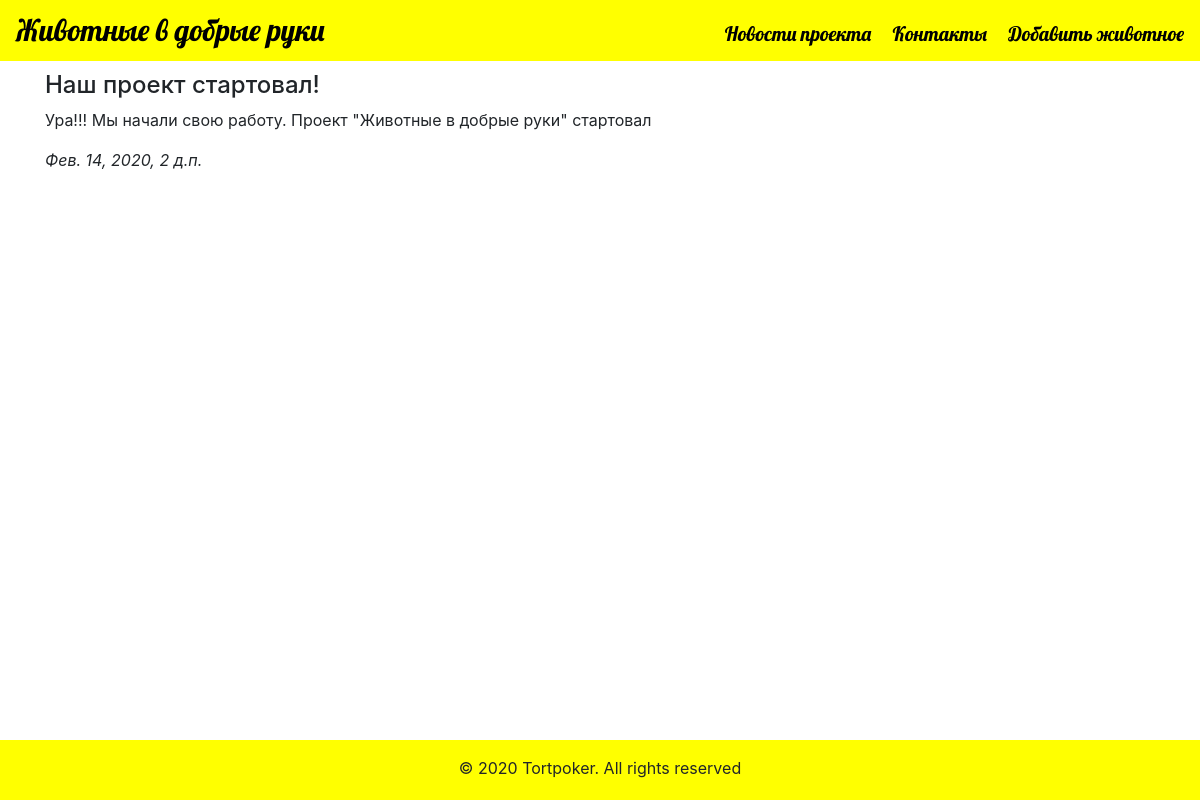
Screenshot of /news/1 with the database file from the repository.
### pets/models.py (models this page shows)
class News(models.Model):
    title = models.CharField (max_length=200, verbose_name='Новость')
    text = models.TextField (verbose_name='Текст')
    pub_date = models.DateTimeField (auto_now_add=True, db_index=True, verbose_name='Дата добавления')
    def __str__(self):
        return self.title
    class Meta():
        verbose_name='Новость'
        verbose_name_plural='Новости'

### pets/views.py (the view)
# urls.py: path('news/<int:pk>', TextView.as_view(), name='expand'),
class TextView (DetailView):
    model = News
    template_name ='news_expand.html'
    def get_context_data(self, **kwargs):
        context = super(TextView, self).get_context_data(**kwargs)
        context['title'] = News.objects.filter(title=self.object)
        return context

### pets/templates/news_expand.html (shortened to what this page needs)
{% extends 'base.html' %}
{% block content %}
<div class="container justify-content-center">
    <h4 > {{ news.title }} </h4>
    <p>{{ news.text }}</p>
    <em> {{ news.pub_date }} </em>
</div>
{% endblock %}

### rows the page displays
News: title "Наш проект стартовал!", text "Ура!!! Мы начали свою работу. Проект \"Животные в добрые руки\" стартовал", pub_date "Фев. 14, 2020, 2 д.п."
